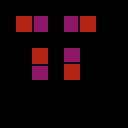

Below is a game level as drawn by its tile map, then a one-line description and the .tmx file that defines it, in full:
An orthogonal 8x8 tile map with 16x16 px tiles, 3 tile layers (regions, input_ground, output_ground).

<map version="1.2" tiledversion="1.2.1" orientation="orthogonal" renderorder="left-down" width="8" height="8" tilewidth="16" tileheight="16" infinite="0" nextlayerid="4" nextobjectid="1">
 <tileset firstgid="1" source="dungeon_1_tilset_2.tsx" />
 <layer id="1" name="regions" width="8" height="8">
  <data encoding="csv">
0,0,0,0,0,0,0,0,
0,1,1,0,1,1,0,0,
0,0,0,0,0,0,0,0,
0,0,1,0,1,0,0,0,
0,0,1,0,1,0,0,0,
0,0,0,0,0,0,0,0,
0,0,0,0,0,0,0,0,
0,0,0,0,0,0,0,0
</data>
 </layer>
 <layer id="2" name="input_ground" width="8" height="8">
  <properties>
   <property name="StrictEmpty" type="bool" value="true" />
  </properties>
  <data encoding="csv">
0,0,0,0,0,0,0,0,
0,0,11,0,11,0,0,0,
0,0,0,0,0,0,0,0,
0,0,0,0,11,0,0,0,
0,0,11,0,0,0,0,0,
0,0,0,0,0,0,0,0,
0,0,0,0,0,0,0,0,
0,0,0,0,0,0,0,0
</data>
 </layer>
 <layer id="3" name="output_ground" width="8" height="8">
  <data encoding="csv">
0,0,0,0,0,0,0,0,
0,0,10,0,12,0,0,0,
0,0,0,0,0,0,0,0,
0,0,0,0,19,0,0,0,
0,0,3,0,0,0,0,0,
0,0,0,0,0,0,0,0,
0,0,0,0,0,0,0,0,
0,0,0,0,0,0,0,0
</data>
 </layer>
</map>